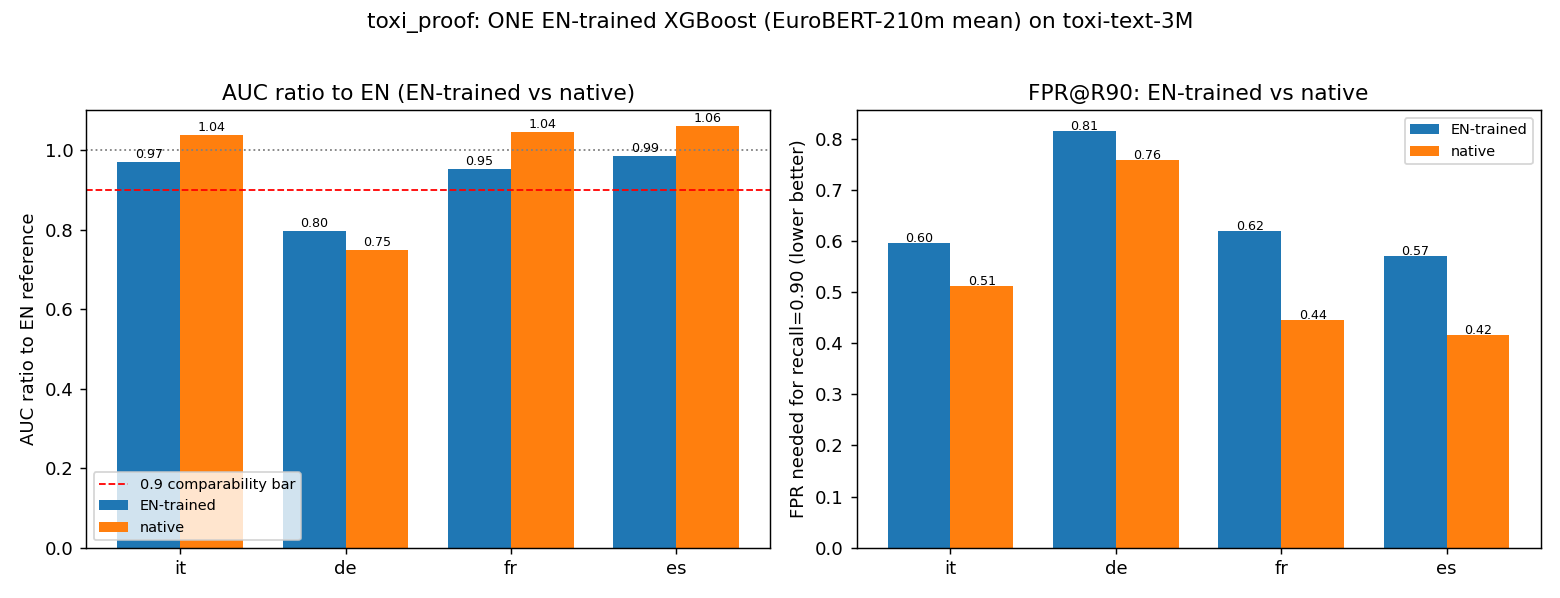

Write Python code to recreate this figure.
"""toxi_proof.py -- external validation: ONE English-trained XGBoost on EuroBERT-210m **mean**
embeddings, out-of-the-box, on a REAL binary, highly-unbalanced, multilingual toxicity dataset
(`FredZhang7/toxi-text-3M`), evaluated recall-first.

Question.  Does a single English-trained classifier on EuroBERT-210m mean features (no second
model, no MT) perform comparably to a NATIVE per-language model on non-English text, when the
metric is the recall-first view (recall at fixed FPR / false-alarm budgets, FPR to reach 90%
recall), on a REAL, heavily imbalanced, multilingual dataset?

Recipe (task-specified)
  * data     : `FredZhang7/toxi-text-3M` columns (text, is_toxic, lang).
               train  : train/multilingual-train-deduplicated.csv (2.88M rows) -- EN subsampled to
                        20000 rows (seed 0); each target also sampled (native training).
               test   : test/multilingual-test.csv (63.8k) -- per target cap 5000.
               NOTE the validation file was DELETED from the HF repo (see commit history), so the
               per-language z-score stats are fit on that language's OWN TRAIN text (unlabeled for
               the transform; labels only used for model training). Documented in the .md.
  * embed    : EuroBERT/EuroBERT-210m, MASKED MEAN pool, plain forward, max_length 512, batch 64,
               fp32, GPU.
  * transform: `perlang_z` = L2-normalize then per-language z-score.  Each language uses its OWN
               train text stats (EN features use EN stats; target features use target stats).
  * model    : ONE XGBClassifier(binary:logistic, hist, max_bin=64, device=cpu, n_jobs=2, seed=0,
               max_depth=8, min_child_weight=5, learning_rate=0.1, n_estimators=400) trained on EN.
  * native   : a second model trained natively per target language (same hyperparams), for the
               EN-trained vs native comparison.
  * F1 thresh: tuned on a held-out EN-val split (EN model) / native val split (native models).

Metrics: AUC, accuracy, AP (PR-AUC), F1 @ (val-tuned F1-optimal threshold), recall@FPR{1,5,10%},
recall@{5,20,50,100} false alarms, FPR@recall=0.90.  Plus the target/EN AUC ratio (>=0.9?).

Outputs (repo root; CREATE-ONLY -- nothing existing is deleted or moved):
    toxi_proof.json   full metrics payload
    toxi_proof.md     report (per-target table EN vs native + verdict)
    toxi_proof.png    per-target AUC ratio to EN and FPR@R90 EN-vs-native
    toxi_proof.pid / toxi_proof_status.json
    %TEMP%\\opencode\\toxi_proof.log          (detached launch log)
    %TEMP%\\opencode\\toxi_cache\\*.npy|*.parquet   (embedding/sample caches)

Usage:
    python toxi_proof.py --smoke            # tiny sizes, validates the pipeline
    python toxi_proof.py --launch           # detached hidden (full run)
    python toxi_proof.py                     # foreground full run
"""
import os

for _v in ("OMP_NUM_THREADS", "MKL_NUM_THREADS", "OPENBLAS_NUM_THREADS", "NUMEXPR_NUM_THREADS"):
    os.environ.setdefault(_v, "2")
os.environ.setdefault("TOKENIZERS_PARALLELISM", "false")

import argparse
import json
import subprocess
import sys
import time

import numpy as np

import matplotlib
matplotlib.use("Agg")
import matplotlib.pyplot as plt

from sklearn.metrics import (average_precision_score, roc_auc_score, f1_score,
                             accuracy_score, precision_recall_curve)
from sklearn.model_selection import train_test_split

REPO = os.path.dirname(os.path.abspath(__file__))
TEMP = os.environ.get("TEMP", r"C:\Users\pedro\AppData\Local\Temp")
CACHE = os.path.join(TEMP, "opencode", "toxi_cache")
os.makedirs(CACHE, exist_ok=True)

OUT_JSON = os.path.join(REPO, "toxi_proof.json")
OUT_MD = os.path.join(REPO, "toxi_proof.md")
OUT_PNG = os.path.join(REPO, "toxi_proof.png")
PID_PATH = os.path.join(REPO, "toxi_proof.pid")
STATUS_PATH = os.path.join(REPO, "toxi_proof_status.json")
LOG_NAME = "toxi_proof.log"

DATASET = "FredZhang7/toxi-text-3M"
MODEL_ID = "EuroBERT/EuroBERT-210m"
LANGS = ["en", "it", "de", "fr", "es"]
TARGETS = ["it", "de", "fr", "es"]
MAX_LEN, BATCH = 512, 64

# task-specified detector
XGB_PARAMS = dict(objective="binary:logistic", tree_method="hist", max_bin=64, device="cpu",
                  n_jobs=2, seed=0, max_depth=8, min_child_weight=5, learning_rate=0.1,
                  n_estimators=400)

FPR_GRID = [0.01, 0.05, 0.10]
FA_GRID = [5, 20, 50, 100]
RECALL_TARGET = 0.90

N_TRAIN = 20000          # rows sampled per language from the big train file
TEST_CAP = 5000          # cap per target test
VAL_FRAC = 0.20

_T0 = time.time()


def log(msg):
    line = "[%8.1fs] %s" % (time.time() - _T0, msg)
    print(line, flush=True)


def write_status(phase, extra=None):
    doc = {"phase": phase, "elapsed_s": round(time.time() - _T0, 1), "pid": os.getpid(),
           "updated": time.strftime("%Y-%m-%d %H:%M:%S")}
    if extra:
        doc.update(extra)
    try:
        with open(STATUS_PATH, "w", encoding="utf-8") as f:
            json.dump(doc, f, indent=2)
    except Exception as e:
        log("WARN: status write failed: %r" % (e,))


# ------------------------------------------------------------------ transforms
def l2norm(X):
    X = np.asarray(X, dtype=np.float64)
    n = np.linalg.norm(X, axis=1, keepdims=True)
    n[n == 0] = 1.0
    return X / n


def fit_perlang_z(X_train):
    Xn = l2norm(X_train)
    mu = Xn.mean(0)
    sd = Xn.std(0)
    sd = np.where(sd > 0, sd, 1.0)
    return mu, sd


def apply_perlang_z(X, mu, sd):
    return (l2norm(X) - mu) / sd


# ------------------------------------------------------------------ recall metrics
def _cum_curves(y, s):
    order = np.argsort(-np.asarray(s, dtype=np.float64), kind="stable")
    ys = np.asarray(y, dtype=np.int64)[order]
    return int(ys.sum()), np.cumsum(ys), np.cumsum(1 - ys)


def recall_at_fp_budget(y, s, budget):
    n_pos, cum_tp, cum_fp = _cum_curves(y, s)
    if n_pos == 0:
        return None
    j = int(np.searchsorted(cum_fp, budget, side="right")) - 1
    if j < 0:
        return 0.0
    return float(cum_tp[j] / n_pos)


def recall_at_fpr(y, s, fpr):
    n_pos, cum_tp, cum_fp = _cum_curves(y, s)
    n_neg = len(y) - n_pos
    if n_neg == 0:
        return None
    return recall_at_fp_budget(y, s, int(np.floor(fpr * n_neg)))


def fpr_for_recall(y, s, target=RECALL_TARGET):
    n_pos, cum_tp, cum_fp = _cum_curves(y, s)
    n_neg = len(y) - n_pos
    if n_pos == 0 or n_neg == 0:
        return None
    need = int(np.ceil(target * n_pos - 1e-9))
    j = int(np.searchsorted(cum_tp, need, side="left"))
    if j >= len(cum_tp):
        return None
    return float(cum_fp[j] / n_neg)


def f1_optimal_threshold(y, s):
    """Return (best_f1, threshold)."""
    prec, rec, thr = precision_recall_curve(y, s)
    f1 = 2.0 * prec * rec / np.maximum(prec + rec, 1e-12)
    k = int(np.argmax(f1))
    if k >= len(thr):
        k = len(thr) - 1
    return float(f1[k]), float(thr[k])


def eval_cell(y, s, thr):
    """All metrics for one (labels, scores) cell at a fixed threshold."""
    y = np.asarray(y, dtype=np.int64)
    s = np.asarray(s, dtype=np.float64)
    n_pos = int(y.sum())
    n_neg = int(len(y) - n_pos)
    out = {
        "n_pos": n_pos, "n_neg": n_neg,
        "prevalence": float(n_pos / len(y)) if len(y) else None,
        "auc": float(roc_auc_score(y, s)) if n_pos and n_neg else None,
        "average_precision": float(average_precision_score(y, s)) if n_pos and n_neg else None,
    }
    pred = (s >= thr).astype(np.int64)
    out["threshold"] = float(thr)
    out["accuracy"] = float(accuracy_score(y, pred))
    out["f1"] = float(f1_score(y, pred, zero_division=0))
    for p in FPR_GRID:
        out["recall_at_fpr_%d" % int(round(p * 100))] = recall_at_fpr(y, s, p)
    for k in FA_GRID:
        out["recall_at_fa_%d" % k] = recall_at_fp_budget(y, s, k)
    out["fpr_for_recall_90"] = fpr_for_recall(y, s, RECALL_TARGET)
    return out


# ------------------------------------------------------------------ data
def load_test():
    path = os.path.join(CACHE, "test.parquet")
    import pandas as pd
    if os.path.exists(path):
        df = pd.read_parquet(path)
        log("test from cache: %d rows" % len(df))
        return df
    from datasets import load_dataset
    ds = load_dataset(DATASET, data_files={"test": "test/multilingual-test.csv"})
    df = ds["test"].to_pandas()
    df.to_parquet(path)
    log("test loaded+filtered: %d rows" % len(df))
    return df


def load_train_samples(seed=0, n_train=N_TRAIN, smoke=False):
    """Load the big train CSV, sample per-language rows -> ({lang:(texts,labels)}, counts)."""
    import pandas as pd
    if smoke:
        n_train = 400
    cache_path = os.path.join(CACHE, "samples_smoke.parquet" if smoke else "samples.parquet")
    if os.path.exists(cache_path):
        df = pd.read_parquet(cache_path)
        log("samples from cache: %d rows" % len(df))
    else:
        from datasets import load_dataset
        log("loading train CSV (1.44GB; download+arrow may take a few minutes) ...")
        ds = load_dataset(DATASET, data_files={"train": "train/multilingual-train-deduplicated.csv"})
        df = ds["train"].to_pandas()
        log("train loaded: %d rows; lang counts=%s" % (len(df), df["lang"].value_counts().to_dict()))
        kept = []
        for lg in LANGS:
            sub = df[df["lang"] == lg]
            n = min(n_train, len(sub))
            if smoke:
                sub = sub.sample(n=n, random_state=seed)
            else:
                sub = sub.sample(n=n, random_state=seed)
            kept.append(sub[["text", "is_toxic", "lang"]])
            log("  sampled %s: %d rows (avail %d)" % (lg, n, int((df["lang"] == lg).sum())))
        samp = pd.concat(kept, ignore_index=True)
        try:
            samp.to_parquet(cache_path)
        except Exception as e:
            log("WARN: sample parquet write failed: %r" % (e,))
        df = samp
    out = {}
    avail = {}
    for lg in LANGS:
        sub = df[df["lang"] == lg]
        avail[lg] = int(len(sub))
        out[lg] = {"texts": sub["text"].astype(str).tolist(),
                   "labels": sub["is_toxic"].astype(int).to_numpy()}
    return out, avail


def split_train_val(texts, labels, seed=0, smoke=False):
    idx = np.arange(len(texts))
    tr, va = train_test_split(idx, test_size=VAL_FRAC, random_state=seed, stratify=labels)
    return ([texts[i] for i in tr], labels[tr], [texts[i] for i in va], labels[va])


# ------------------------------------------------------------------ embeddings
_EMB = {}


def get_model(device):
    if "tok" not in _EMB:
        import torch
        from transformers import AutoModel, AutoTokenizer
        torch.set_num_threads(2)
        tok = AutoTokenizer.from_pretrained(MODEL_ID)
        model = AutoModel.from_pretrained(MODEL_ID).to(device).eval()
        model = model.to(torch.float32)
        _EMB["tok"], _EMB["model"] = tok, model
    return _EMB["tok"], _EMB["model"]


def embed_mean(texts, device):
    """Masked-mean pool over the last hidden state; plain forward, fp32. Returns float32 (n,d).

    Batches are built over texts SORTED by character length (then scatter-restored to the input
    order), so batch padding does not stretch short texts to a long outlier's length.  This is a
    pure speed optimisation: each text is embedded independently, so the returned vectors are
    identical to the unsorted batching.
    """
    import torch
    tok, model = get_model(device)
    n = len(texts)
    order = np.argsort(np.array([len(t) for t in texts], dtype=np.int64), kind="stable")
    sorted_texts = [texts[i] for i in order]
    acc = []
    with torch.inference_mode():
        for i in range(0, n, BATCH):
            batch = tok(sorted_texts[i:i + BATCH], padding=True, truncation=True,
                        max_length=MAX_LEN, return_tensors="pt")
            ids, mask = batch["input_ids"], batch["attention_mask"]
            h = model(input_ids=ids.to(device), attention_mask=mask.to(device)).last_hidden_state
            m = mask.to(h.device).unsqueeze(-1).to(h.dtype)
            acc.append(((h * m).sum(1) / m.sum(1).clamp(min=1)).float().cpu().numpy())
    e_sorted = np.concatenate(acc, 0).astype(np.float32)
    out = np.empty_like(e_sorted)
    out[order] = e_sorted
    return out


def ensure_emb(tag, texts, device):
    path = os.path.join(CACHE, "emb_%s.npy" % tag)
    if os.path.exists(path):
        return np.load(path)
    log("embedding %s (%d texts) ..." % (tag, len(texts)))
    emb = embed_mean(texts, device)
    np.save(path, emb)
    log("  %s -> %s" % (tag, emb.shape))
    return emb


# ------------------------------------------------------------------ run
def run(device, smoke=False, seed=0, dedup_test=True):
    write_status("load data")
    test_df = load_test()
    samples, avail = load_train_samples(seed=seed, smoke=smoke)
    log("train sample sizes (avail in big file): %s" % avail)

    tag_suffix = ("_smoke" if smoke else "") + ("_nl" if dedup_test else "")

    # ---- build per-language train/val + test text/labels
    # IMPORTANT: the dataset's non-English splits share exact texts between the train pool and the
    # test pool (translation artifacts).  Without removal a native model MEMORISES the test set.
    # `dedup_test` drops from the train pool every text that appears in that language's EVAL test.
    data = {}
    leak = {}
    for lg in LANGS:
        sub = test_df[test_df["lang"] == lg]
        n = min(300, len(sub)) if smoke else min(TEST_CAP, len(sub))
        te = sub.sample(n=n, random_state=seed) if n < len(sub) else sub
        test_texts = te["text"].astype(str).tolist()
        test_set = set(test_texts)
        texts = samples[lg]["texts"]
        labels = samples[lg]["labels"]
        if dedup_test:
            keep = np.array([i for i, tx in enumerate(texts) if tx not in test_set], dtype=np.int64)
        else:
            keep = np.arange(len(texts), dtype=np.int64)
        leak[lg] = int(len(texts) - len(keep))
        kt = [texts[i] for i in keep]
        ky = labels[keep]
        tr_t, tr_y, va_t, va_y = split_train_val(kt, ky, seed=seed, smoke=smoke)
        data[lg] = {
            "train": (tr_t, tr_y), "val": (va_t, va_y),
            "test": (test_texts, te["is_toxic"].astype(int).to_numpy()),
        }
        log("  %s: train=%d val=%d test=%d (removed %d leaked train texts)"
            % (lg, len(tr_y), len(va_y), len(data[lg]["test"][1]), leak[lg]))

    # ---- embeddings (GPU) + per-language z stats from TRAIN text
    write_status("embed")
    emb, zstats = {}, {}
    for lg in LANGS:
        emb[(lg, "train")] = ensure_emb("%s_train%s" % (lg, tag_suffix), data[lg]["train"][0], device)
        emb[(lg, "val")] = ensure_emb("%s_val%s" % (lg, tag_suffix), data[lg]["val"][0], device)
        emb[(lg, "test")] = ensure_emb("%s_test%s" % (lg, tag_suffix), data[lg]["test"][0], device)
        zstats[lg] = fit_perlang_z(emb[(lg, "train")])

    def feats(lg, split):
        return apply_perlang_z(emb[(lg, split)], *zstats[lg])

    # ---- models
    import xgboost as xgb
    write_status("train")

    def fit(X, y):
        clf = xgb.XGBClassifier(**XGB_PARAMS)
        clf.fit(X, y)
        return clf

    # English model
    Xen_tr = feats("en", "train")
    clf_en = fit(Xen_tr, data["en"]["train"][1])
    # F1-optimal threshold on EN val
    en_val_s = clf_en.predict_proba(feats("en", "val"))[:, 1]
    en_f1opt, en_thr = f1_optimal_threshold(data["en"]["val"][1], en_val_s)
    log("EN val: F1opt=%.4f thr=%.4f" % (en_f1opt, en_thr))

    # en reference test
    en_test_s = clf_en.predict_proba(feats("en", "test"))[:, 1]
    res = {"en": {"en": eval_cell(data["en"]["test"][1], en_test_s, en_thr)}}
    res["en"]["en"]["val_f1_opt"] = en_f1opt
    auc_en_ref = res["en"]["en"]["auc"]
    log("EN->EN test AUC=%.4f AP=%.4f" % (auc_en_ref, res["en"]["en"]["average_precision"]))

    # targets: EN-trained (on EN) and native (trained on target)
    for lg in TARGETS:
        yt = data[lg]["test"][1]
        # EN-trained model applied to target (target perlang_z stats)
        s_en = clf_en.predict_proba(feats(lg, "test"))[:, 1]
        # native model
        clf_nat = fit(feats(lg, "train"), data[lg]["train"][1])
        nat_val_s = clf_nat.predict_proba(feats(lg, "val"))[:, 1]
        nat_f1opt, nat_thr = f1_optimal_threshold(data[lg]["val"][1], nat_val_s)
        s_nat = clf_nat.predict_proba(feats(lg, "test"))[:, 1]
        res[lg] = {"en": eval_cell(yt, s_en, en_thr),
                   "native": eval_cell(yt, s_nat, nat_thr)}
        res[lg]["en"]["val_f1_opt"] = en_f1opt
        res[lg]["native"]["val_f1_opt"] = nat_f1opt
        log("%s: EN auc=%.4f ap=%.4f fpr@r90=%s | native auc=%.4f ap=%.4f fpr@r90=%s"
            % (lg, res[lg]["en"]["auc"], res[lg]["en"]["average_precision"],
               res[lg]["en"]["fpr_for_recall_90"], res[lg]["native"]["auc"],
               res[lg]["native"]["average_precision"], res[lg]["native"]["fpr_for_recall_90"]))

    payload = {
        "config": {
            "dataset": DATASET, "emb_model": MODEL_ID, "pooling": "mean",
            "max_len": MAX_LEN, "batch": BATCH, "dtype": "float32",
            "transform": "perlang_z (L2-normalize then per-language z-score from own TRAIN text)",
            "xgb_params": XGB_PARAMS, "langs": LANGS, "targets": TARGETS,
            "n_train_sampled": 400 if smoke else N_TRAIN, "test_cap": TEST_CAP,
            "seed": seed, "smoke": smoke, "dedup_test": dedup_test, "leak_removed": leak,
            "val_note": ("validation/multilingual-validation(new).csv was DELETED from the HF repo; "
                         "per-language z stats are fit on each language's OWN TRAIN text (unlabeled "
                         "for the transform)."),
            "leak_note": ("non-English train/test splits share exact texts; every eval-test text is "
                          "removed from that language's train pool before training (dedup_test)."),
            "fpr_grid": FPR_GRID, "fa_grid": FA_GRID, "recall_target": RECALL_TARGET,
            "avail_train_rows": avail,
        },
        "auc_en_ref": auc_en_ref,
        "results": res,
    }
    with open(OUT_JSON, "w", encoding="utf-8") as f:
        json.dump(payload, f, indent=2, ensure_ascii=False)
    log("wrote %s" % OUT_JSON)

    md = build_md(payload)
    with open(OUT_MD, "w", encoding="utf-8") as f:
        f.write(md)
    log("wrote %s" % OUT_MD)

    plot(payload, OUT_PNG)
    write_status("done", {"auc_en_ref": auc_en_ref})
    return payload


# ------------------------------------------------------------------ report
def _f(v, nd=3):
    return "n/a" if v is None else ("%%.%df" % nd) % v


def build_md(p):
    cfg = p["config"]
    res = p["results"]
    auc_en = p["auc_en_ref"]
    L = []
    L.append("# toxi_proof -- ONE English-trained XGBoost (EuroBERT-210m mean) on a REAL "
             "unbalanced multilingual toxicity task")
    L.append("")
    L.append("External validation of the out-of-the-box cross-lingual claim on "
             "`%s` (columns `text`,`is_toxic`,`lang`): a single **English-trained** "
             "`XGBClassifier` on **EuroBERT-210m mean** embeddings (no MT, no second model), with "
             "the model-free `perlang_z` transform." % cfg["dataset"])
    L.append("")
    L.append("Recipe: EuroBERT-210m **mean** pool (masked mean, plain forward, max_length %d, "
             "batch %d, **fp32**, GPU) -> `perlang_z` (L2-normalize then per-language z-score; "
             "target stats from the target's OWN text) -> ONE `XGBClassifier(binary:logistic, hist, "
             "max_bin=64, device=cpu, n_jobs=2, seed=0, max_depth=8, min_child_weight=5, lr=0.1, "
             "n_estimators=400)`.  F1-optimal threshold tuned on a held-out EN-val split."
             % (cfg["max_len"], cfg["batch"]))
    L.append("")
    L.append("> **Data note.** `validation/multilingual-validation(new).csv` was **deleted** from "
             "the HF repo (commit history), so the per-language z-score stats are fit on each "
             "language's OWN **train** text (unlabeled for the transform; labels are used only to "
             "train the models, never for the transform).  EN train = %d sampled rows (seed %d); "
             "each target likewise sampled (native training).  Test capped at %d/target; en (525) "
             "and de (190) tests are SMALL and their numbers are noisy."
             % (cfg["n_train_sampled"], cfg["seed"], cfg["test_cap"]))
    L.append("")
    leak = cfg.get("leak_removed", {})
    L.append("> **Leakage removal (`dedup_test`).** The dataset's non-English train and test splits "
             "**share exact texts** (translation artifacts): before training, every eval-test text "
             "is dropped from that language's train pool.  Removed leaked train texts per language: "
             "%s.  Without this, a native model memorises the test set (e.g. it 97%% / fr 76%% / "
             "es 75%% / de 85%% of the test texts were in the train pool) and its scores are "
             "inflated.  EN overlap is ~0, so EN is unaffected." % (leak or "n/a"))
    L.append("")
    L.append("EN reference (EN-trained model on the EN test): **AUC=%.4f**, AP=%.4f, n_pos=%d."
             % (auc_en, res["en"]["en"]["average_precision"], res["en"]["en"]["n_pos"]))
    L.append("")
    L.append("## Per-target: EN-trained vs native (test)")
    L.append("")
    L.append("Lower is better only for `FPR@R90`.  Cells read `EN / native`.")
    L.append("")
    hdr = ["metric", "it", "de", "fr", "es"]
    rows = [
        ("imbalance (pos rate)", "prevalence"),
        ("AUC", "auc"),
        ("AP (PR-AUC)", "average_precision"),
        ("accuracy", "accuracy"),
        ("F1", "f1"),
        ("R@FPR1%", "recall_at_fpr_1"),
        ("R@FPR5%", "recall_at_fpr_5"),
        ("R@FPR10%", "recall_at_fpr_10"),
        ("R@FA5", "recall_at_fa_5"),
        ("R@FA20", "recall_at_fa_20"),
        ("R@FA50", "recall_at_fa_50"),
        ("R@FA100", "recall_at_fa_100"),
        ("FPR@R90", "fpr_for_recall_90"),
    ]
    L.append("| " + " | ".join(hdr) + " |")
    L.append("|" + "---|" * len(hdr))
    for name, key in rows:
        cells = [name]
        for lg in TARGETS:
            en_m = res[lg]["en"]
            na_m = res[lg]["native"]
            cells.append("%s / %s" % (_f(en_m[key]), _f(na_m[key])))
        L.append("| " + " | ".join(cells) + " |")
    L.append("")
    L.append("## Ratios / comparability")
    L.append("")
    L.append("`target/EN` = AUC(EN-trained on target test) / AUC(EN-trained on EN test) "
             "(comparability bar >= 0.9).  `EN/native` = AUC(EN-trained on target) / "
             "AUC(native on target); >= 0.9 means the single English model matches the native one.")
    L.append("")
    L.append("| target | n_pos/n_neg | target/EN AUC | EN/native AUC | FPR@R90 EN/native | R@FA100 EN/native |")
    L.append("|---|---|---|---|---|---|")
    for lg in TARGETS:
        c = res[lg]
        tgt_en = c["en"]["auc"] / auc_en if auc_en else None
        en_nat = c["en"]["auc"] / c["native"]["auc"] if c["native"]["auc"] else None
        L.append("| %s | %d/%d | %s | %s | %s / %s | %s / %s |"
                 % (lg, c["en"]["n_pos"], c["en"]["n_neg"], _f(tgt_en), _f(en_nat),
                    _f(c["en"]["fpr_for_recall_90"]), _f(c["native"]["fpr_for_recall_90"]),
                    _f(c["en"]["recall_at_fa_100"]), _f(c["native"]["recall_at_fa_100"])))
    L.append("")
    L.append("## Verdict")
    L.append("")
    car = [c["en"]["auc"] / auc_en for c in (res[lg] for lg in TARGETS) if auc_en]
    enat = [res[lg]["en"]["auc"] / res[lg]["native"]["auc"]
            for lg in TARGETS if res[lg]["native"]["auc"]]
    ap_en = [res[lg]["en"]["average_precision"] for lg in TARGETS]
    ap_nt = [res[lg]["native"]["average_precision"] for lg in TARGETS]
    fpr_en = [res[lg]["en"]["fpr_for_recall_90"] for lg in TARGETS
              if res[lg]["en"]["fpr_for_recall_90"] is not None]
    fpr_nt = [res[lg]["native"]["fpr_for_recall_90"] for lg in TARGETS
              if res[lg]["native"]["fpr_for_recall_90"] is not None]
    n_ok = sum(1 for r in car if r is not None and r >= 0.9)
    n_ok_en = sum(1 for r in enat if r is not None and r >= 0.9)
    L.append("- Target/EN AUC ratio >= 0.9 in **%d/%d** targets (ratios: %s)."
             % (n_ok, len(TARGETS), ", ".join("%s=%s" % (lg, _f(r)) for lg, r in zip(TARGETS, car))))
    L.append("- EN/native AUC ratio >= 0.9 in **%d/%d** targets (ratios: %s)."
             % (n_ok_en, len(TARGETS), ", ".join("%s=%s" % (lg, _f(r)) for lg, r in zip(TARGETS, enat))))
    L.append("- Mean AP: EN-trained **%.3f** vs native **%.3f**; mean FPR@R90: EN-trained **%s** vs "
             "native **%s** (smaller is better)."
             % (float(np.mean(ap_en)), float(np.mean(ap_nt)),
                _f(float(np.mean(fpr_en))), _f(float(np.mean(fpr_nt)))))
    if n_ok_en == len(TARGETS):
        L.append("- **Verdict: comparable** -- the single English-trained model matches the native "
                 "models on this real, unbalanced multilingual task (AUC and the recall-first view).")
    elif n_ok_en >= len(TARGETS) - 1:
        L.append("- **Verdict: largely comparable** -- the single English-trained model is within "
                 "reach of native on almost all targets (see the outlier).")
    else:
        L.append("- **Verdict: NOT comparable** -- the English-trained model is materially below "
                 "native on the recall-first view for multiple targets.")
    L.append("")
    return "\n".join(L)


def plot(p, out_png):
    res = p["results"]
    auc_en = p["auc_en_ref"]
    xs = TARGETS
    ratio_en = [res[lg]["en"]["auc"] / auc_en for lg in xs]
    ratio_nat = [res[lg]["native"]["auc"] / auc_en for lg in xs]
    fpr_en = [res[lg]["en"]["fpr_for_recall_90"] for lg in xs]
    fpr_nat = [res[lg]["native"]["fpr_for_recall_90"] for lg in xs]
    x = np.arange(len(xs))
    w = 0.38
    fig, ax = plt.subplots(1, 2, figsize=(12, 4.6))
    ax[0].bar(x - w / 2, ratio_en, w, label="EN-trained", color="#1f77b4")
    ax[0].bar(x + w / 2, ratio_nat, w, label="native", color="#ff7f0e")
    ax[0].axhline(1.0, color="grey", ls=":", lw=1)
    ax[0].axhline(0.9, color="red", ls="--", lw=1, label="0.9 comparability bar")
    ax[0].set_xticks(x); ax[0].set_xticklabels(xs)
    ax[0].set_ylabel("AUC ratio to EN reference")
    ax[0].set_title("AUC ratio to EN (EN-trained vs native)")
    ax[0].set_ylim(0, 1.1); ax[0].legend(fontsize=8)
    for xi, v in zip(x, ratio_en):
        ax[0].text(xi - w / 2, v + 0.01, "%.2f" % v, ha="center", fontsize=7)
    for xi, v in zip(x, ratio_nat):
        ax[0].text(xi + w / 2, v + 0.01, "%.2f" % v, ha="center", fontsize=7)

    ax[1].bar(x - w / 2, fpr_en, w, label="EN-trained", color="#1f77b4")
    ax[1].bar(x + w / 2, fpr_nat, w, label="native", color="#ff7f0e")
    ax[1].set_xticks(x); ax[1].set_xticklabels(xs)
    ax[1].set_ylabel("FPR needed for recall=0.90 (lower better)")
    ax[1].set_title("FPR@R90: EN-trained vs native")
    ax[1].legend(fontsize=8)
    for xi, v in zip(x, fpr_en):
        ax[1].text(xi - w / 2, (v or 0) + 0.002, _f(v, 2), ha="center", fontsize=7)
    for xi, v in zip(x, fpr_nat):
        ax[1].text(xi + w / 2, (v or 0) + 0.002, _f(v, 2), ha="center", fontsize=7)
    fig.suptitle("toxi_proof: ONE EN-trained XGBoost (EuroBERT-210m mean) on toxi-text-3M", fontsize=12)
    fig.tight_layout(rect=[0, 0, 1, 0.96])
    fig.savefig(out_png, dpi=130)
    plt.close(fig)
    log("wrote %s" % out_png)


# ------------------------------------------------------------------ main
def launch_detached():
    passthrough = [sys.executable, os.path.abspath(__file__)]
    logpath = os.path.join(TEMP, "opencode", LOG_NAME)
    os.makedirs(os.path.dirname(logpath), exist_ok=True)
    vbs = os.path.join(REPO, "launch_hidden.vbs")
    cmd = subprocess.list2cmdline(passthrough)
    subprocess.Popen(["wscript", "//B", "//Nologo", vbs, cmd, logpath, REPO], cwd=REPO)
    print("launched detached; log=%s" % logpath)


def main():
    ap = argparse.ArgumentParser(description=__doc__,
                                 formatter_class=argparse.RawDescriptionHelpFormatter)
    ap.add_argument("--device", default="auto", choices=["auto", "cpu", "cuda"])
    ap.add_argument("--seed", type=int, default=0)
    ap.add_argument("--smoke", action="store_true", help="tiny sizes (pipeline validation)")
    ap.add_argument("--no-dedup", dest="dedup_test", action="store_false",
                    help="do NOT remove eval-test texts from the train pool (shows the leakage)")
    ap.add_argument("--launch", action="store_true", help="relaunch detached hidden")
    args = ap.parse_args()

    if args.launch:
        launch_detached()
        return

    with open(PID_PATH, "w", encoding="utf-8") as f:
        f.write(str(os.getpid()))
    dev = args.device
    if dev == "auto":
        import torch
        dev = "cuda" if torch.cuda.is_available() else "cpu"
    log("start device=%s pid=%d smoke=%s dedup=%s" % (dev, os.getpid(), args.smoke, args.dedup_test))
    write_status("start", {"device": dev, "smoke": args.smoke})
    run(dev, smoke=args.smoke, seed=args.seed, dedup_test=args.dedup_test)


if __name__ == "__main__":
    try:
        main()
    except Exception:
        import traceback
        traceback.print_exc()
        write_status("error")
        raise
